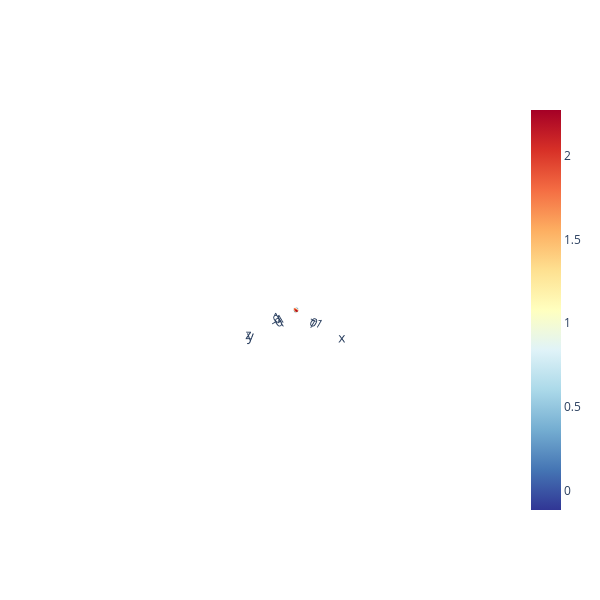

The notebook cell this image was saved under:
### Code cell
import plotly.graph_objects as go

fig = go.Figure(data=[go.Surface(x=X, y=Y, z=Z, 
                                 surfacecolor=Rayleigh_Q_, 
                                 colorscale='RdYlBu_r')])

fig.update_layout(width=600, height=600)
fig.show()

### Figure 1 — Plotly figure (JSON) as saved in the notebook; plotly's stock layout.template omitted (floating-point values rounded to 4 significant figures; data arrays with more than 128 entries replaced by an {"elided": "..."} marker saying what was removed)
{"data": [{"colorscale": [[0, "rgb(49,54,149)"], [0.1, "rgb(69,117,180)"], [0.2, "rgb(116,173,209)"], [0.3, "rgb(171,217,233)"], [0.4, "rgb(224,243,248)"], [0.5, "rgb(255,255,191)"], [0.6, "rgb(254,224,144)"], [0.7, "rgb(253,174,97)"], [0.8, "rgb(244,109,67)"], [0.9, "rgb(215,48,39)"], [1, "rgb(165,0,38)"]], "surfacecolor": {"elided": "51x101 float values"}, "type": "surface", "x": {"elided": "51x101 float values"}, "y": {"elided": "51x101 float values"}, "z": {"elided": "51x101 float values"}}], "layout": {"height": 600, "scene": {"aspectmode": "auto", "aspectratio": {"x": 1, "y": 1, "z": 1}, "camera": {"center": {"x": 0, "y": 0, "z": 0}, "eye": {"x": 57.74, "y": 57.74, "z": 57.74}, "projection": {"type": "perspective"}, "up": {"x": 0, "y": 0, "z": 1}}}, "width": 600}}
